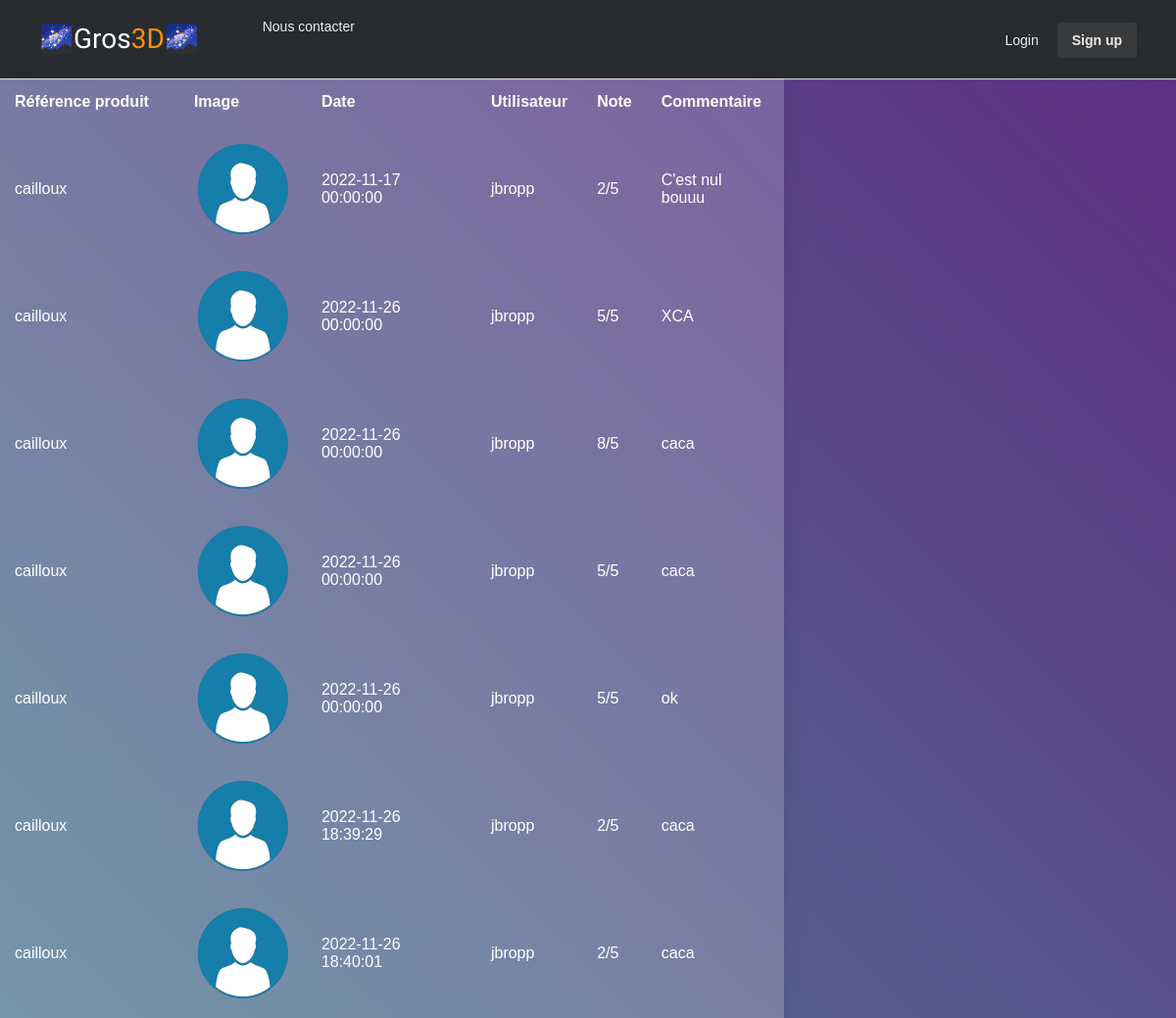
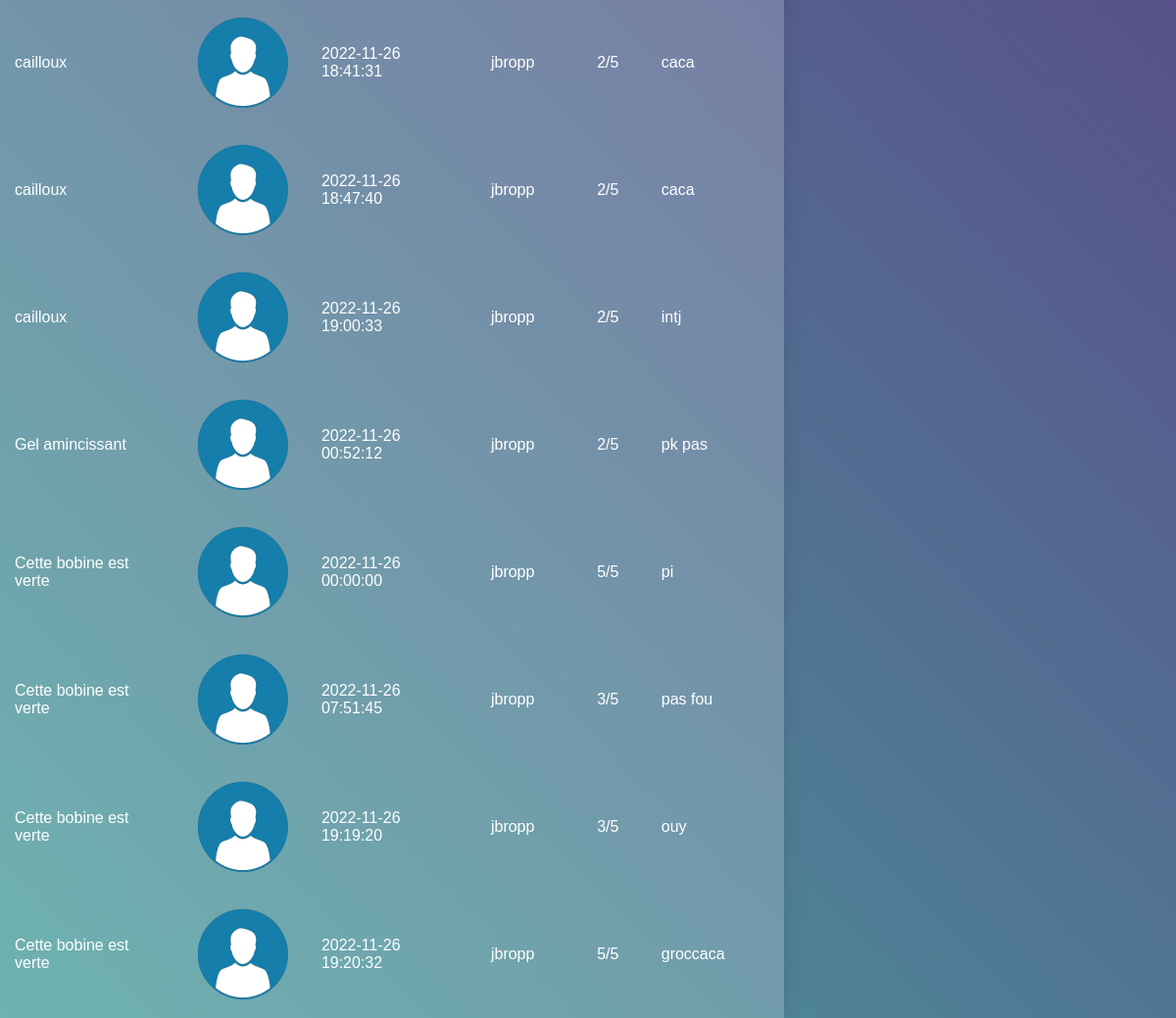
Page /user_notes_others.php?id=1 on the committed database (2 pictures, top to bottom).
### tables this page shows
CREATE TABLE Utilisateur (

 id INT PRIMARY KEY AUTO_INCREMENT NOT NULL,
 email varchar(255) NOT NULL,
 username varchar(255) NOT NULL,
 password  varchar(255) NOT NULL,
 image text DEFAULT NULL

);

### user_notes_others.php (the view, shortened to what this page needs)
<?php
if(isset($_SESSION['userName'])) {
	$root = $_SESSION['userName'];
	if ($_SESSION['userName'] == 'User') {
		include("header_op.php");
		include("configCSS_adm.html");
	} else if ($_SESSION['userName'] == 'Root') {
		include("header_op.php");
		include("configCSS_adm.html");
	} else {
		include("header.php");
		include("configCSS.html");
	}
  } else {
	include("header.php");
  }
include("config.php");
?>
<!DOCTYPE html>
<html lang="fr">
<head>
</head>
<body>
<table>
		<tr>
            <th>Référence produit</th>
			<th>Image</th>
			<th>Date</th>
			<th>Utilisateur</th>
			<th>Note</th>
			<th>Commentaire</th>
		</tr>
		<?php
        $sql4 = 'SELECT DISTINCT product.name as "nom", rating.dateOfPub as "date",utilisateur.username as "user", utilisateur.image as image, rating.rate as "rate",rating.comm as "comm" FROM utilisateur,rating,product WHERE product.id = rating.idProduct AND utilisateur.id = rating.idUser AND utilisateur.id ="'.$_SESSION["useracc"].'"';
        $connect2 = $conn->query($sql4);
        while ($row2 = $connect2->fetch_assoc()) {
            echo (empty($row2['nom'])) ? "<td> NA </td>" : "<td>" . $row2['nom'] . "</td>";
            echo (empty($row2['image'])) ? '<td> <img src="assets/no_pp.png" width="100" height="100" alt="User Image"/> </td>' : '<td> <img src="'.$row2['image'].'" width="100" height="100" alt="User Image"/> </td>' ;
	        echo (empty($row2['date'])) ? "<td> NA </td>" : "<td>" . $row2['date'] . "</td>";
	        echo (empty($row2['user'])) ? "<td> NA </td>" : "<td>" . $row2['user'] . "</td>";
	        echo (empty($row2['rate'])) ? "<td> NA </td>" : "<td>" . $row2['rate'] . "/5 </td>";
	        echo (empty($row2['comm'])) ? "<td> NA </td>" : "<td>" . $row2['comm'] . "</td>";
	        echo "<tr>";
        }
        ?>
</body>
</html>

### header.php (shortened to what this page needs)
<body>
    <header class="header-login-signup">
        <div class="header-limiter">
            <h1><a href="reset.php">🌌Gros<span>3D🌌</span></a>
            </h1>
            <nav>
                <a href="contact.php">Nous contacter</a>
            </nav>
            <ul>
                <li><a href="login_page.php">Login</a></li>
                <li><a href="signup_page.php">Sign up</a></li>
            </ul>
        </div>
    </header>

### assets/style.css (style rules this page uses)
html, body { height: 100%; box-sizing: border-box; }
body { height: 100%; margin: 0; background: -webkit-linear-gradient(45deg, #49a09d, #5f2c82); background: linear-gradient(45deg, #49a09d, #5f2c82); background-repeat: no-repeat; background-attachment: fixed; font-family: sans-serif; font-weight: 100; font:14px/1.5 Arial, Helvetica, sans-serif; padding:0; margin:0px auto; color: black; }
table { width: 800px; border-collapse: collapse; overflow: hidden; box-shadow: 0 0 20px rgba(0, 0, 0, 0.1); }
th, td { padding: 15px; background-color: rgba(255, 255, 255, 0.2); color: #fff; }
th { text-align: left; }
tbody td { position: relative; }
a:link { text-decoration: none; }

### assets/header-login-signup.css (style rules this page uses)
.header-login-signup { background-color:#292c2f; box-shadow:0 1px 1px #ccc; padding: 20px 40px; height: 80px; color: #ffffff; box-sizing: border-box; }
.header-login-signup .header-limiter { max-width: 1200px; text-align: center; margin: 0 auto; }
.header-login-signup .header-limiter h1 { float: left; font: normal 28px Cookie, Arial, Helvetica, sans-serif; line-height: 40px; margin: 0; }
.header-login-signup .header-limiter h1 span { color: #f5910e; }
.header-login-signup .header-limiter a { color: #ffffff; text-decoration: none; }
.header-login-signup .header-limiter nav { font:16px Arial, Helvetica, sans-serif; line-height: 40px; float: left; margin: 0 0 0 60px; padding: 0; }
.header-login-signup .header-limiter nav a { font-size: 14px; display: inline-block; padding: 0 5px; opacity: 0.9; text-decoration:none; line-height: 1; }
.header-login-signup .header-limiter ul { font: 14px Arial, Helvetica, sans-serif; list-style: none; line-height: 1; float: right; }
.header-login-signup .header-limiter ul li { display: inline-block; margin-left: 15px; opacity:0.9; }
.header-login-signup .header-limiter ul li:last-child a { font-weight: bold; background-color: #3a3c3e; padding: 10px 15px; border-radius: 3px; }
body { margin:0; padding:0; }

### rows in the picture
utilisateur: nom "cailloux", date "2022-11-17 00:00:00", username "jbropp", rate "2", comm "C'est nul bouuu", date "2022-11-26 00:00:00", rate "5", comm "XCA", rate "8", comm "caca", comm "ok", date "2022-11-26 18:39:29", date "2022-11-26 18:40:01", date "2022-11-26 18:41:31", date "2022-11-26 18:47:40", date "2022-11-26 19:00:33", comm "intj", nom "Gel amincissant", date "2022-11-26 00:52:12", comm "pk pas", nom "Cette bobine est verte", comm "pi", date "2022-11-26 07:51:45", rate "3", comm "pas fou", date "2022-11-26 19:19:20", comm "ouy", date "2022-11-26 19:20:32", comm "groccaca"
